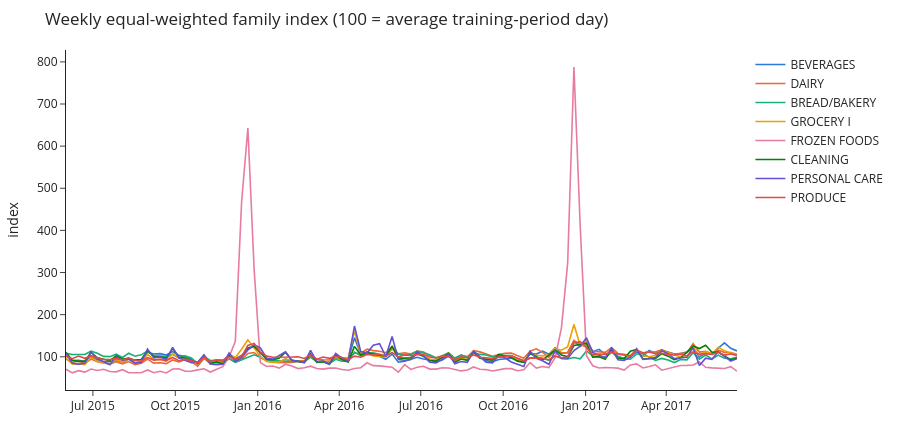

Notebook code cell kept with this figure:
### Markdown cell above
## 3. Size, trend and seasonality

Weekly **equal-weighted family index** (complete Monday-Sunday weeks only): for each store-family series, the mean
daily index over the week's open days; the family line is the plain mean of its 12 store series. 100 = an average
training-period day, so families of very different size can be compared on one axis.

### Code cell
d = eda.index_frame(con)          # open days, idx = sales / series base x 100 (base never shown)
weeks = sorted(q("01_weekly_family_totals")["week_start"].unique())
fwi = pd.DataFrame(eda.family_weekly_index(d, weeks), index=pd.to_datetime([str(w)[:10] for w in weeks]))
wk = fwi.rename_axis("week_start").reset_index().melt("week_start", var_name="family", value_name="index")
fig = px.line(wk, x="week_start", y="index", color="family", color_discrete_map=FAM_COLOR,
              category_orders={"family": C.FAMILIES},
              title="Weekly equal-weighted family index (100 = average training-period day)")
fig.update_traces(line_width=1.6)
fig.update_layout(**{**LAYOUT, "height": 430}, yaxis_title="index", xaxis_title=None)
fig.show()
allw = fwi.mean(axis=1).sort_values(ascending=False)   # equal-weighted over all 96 series
print("Top 5 weeks (equal-weighted index of all 96 series, relative to the median week):")
print((allw.head(5) / allw.median()).round(3).rename("x median week").to_string())
